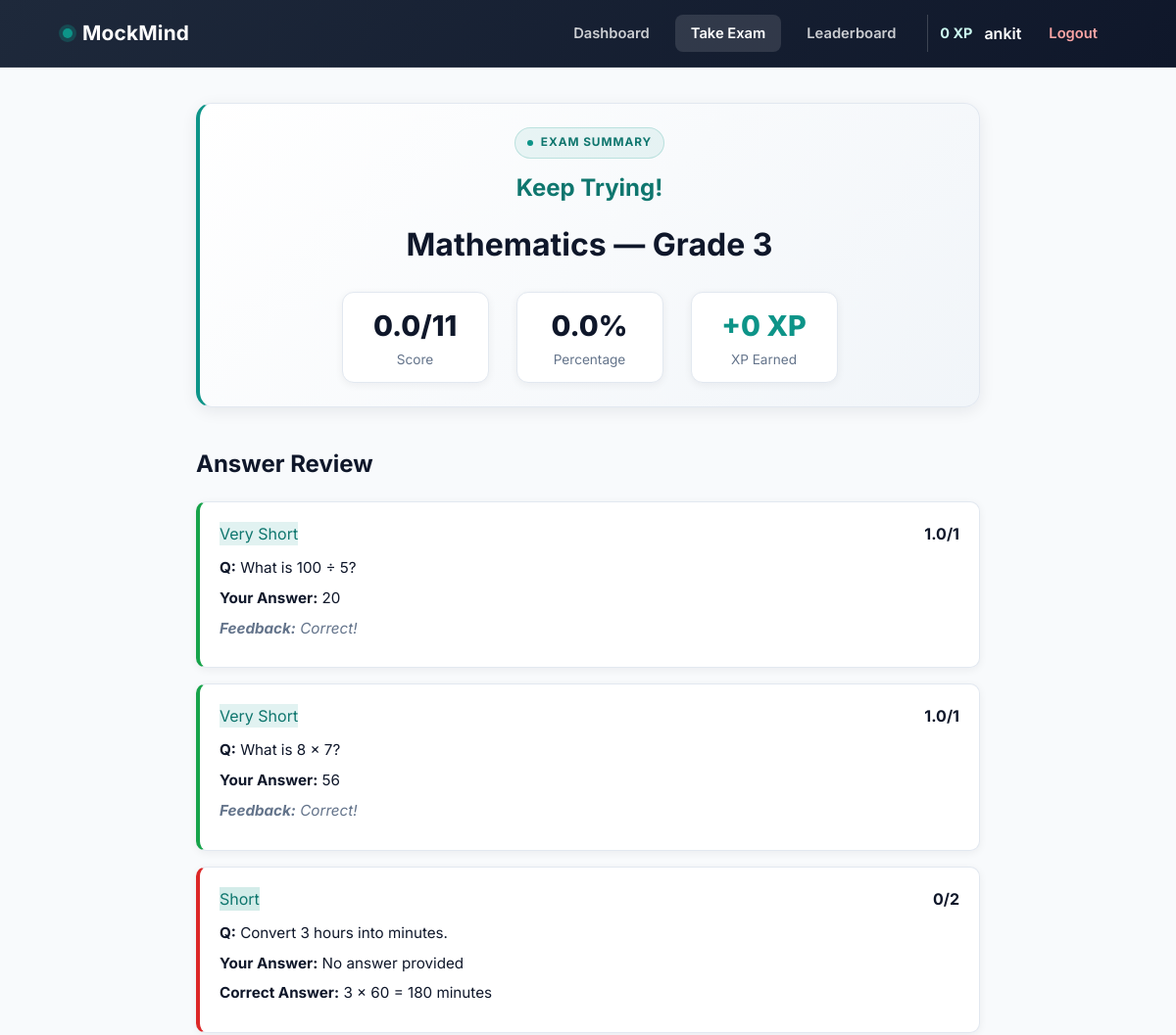
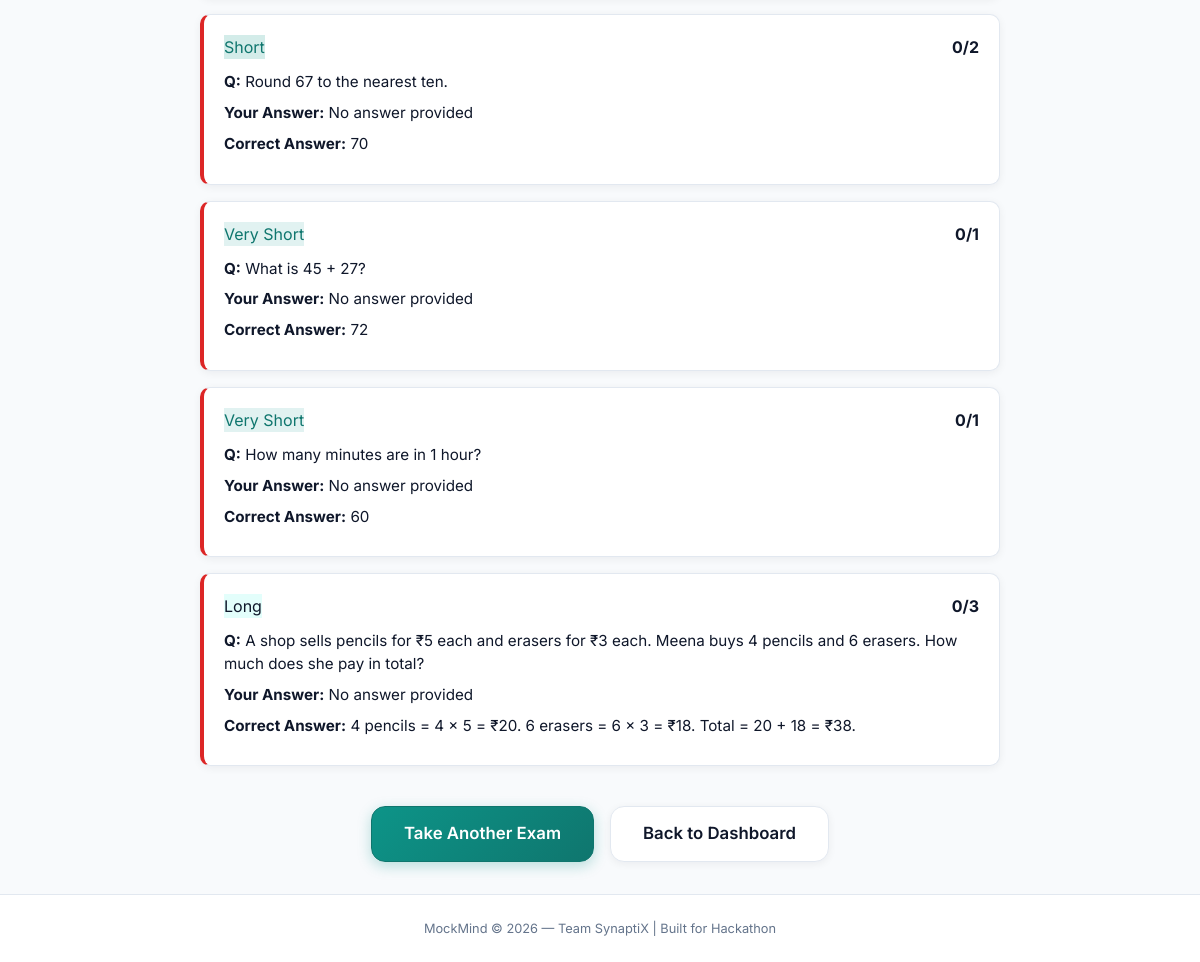
The app's page /exams/result/2 (signed in) with its own data (2 pictures, top to bottom).
### models.py (models this page shows, shortened)
class User(UserMixin, db.Model):
    id = db.Column(db.Integer, primary_key=True)
    username = db.Column(db.String(80), unique=True, nullable=False)
    email = db.Column(db.String(120), unique=True, nullable=False)
    password_hash = db.Column(db.String(256), nullable=False)
    is_admin = db.Column(db.Boolean, default=False)
    xp = db.Column(db.Integer, default=0)
    created_at = db.Column(db.DateTime, default=datetime.utcnow)
    exams = db.relationship('Exam', backref='user', lazy=True)

class Subject(db.Model):
    id = db.Column(db.Integer, primary_key=True)
    name = db.Column(db.String(100), unique=True, nullable=False)
    icon = db.Column(db.String(10), default='--')
    questions = db.relationship('Question', backref='subject', lazy=True)

class Exam(db.Model):
    id = db.Column(db.Integer, primary_key=True)
    user_id = db.Column(db.Integer, db.ForeignKey('user.id'), nullable=False)
    grade = db.Column(db.Integer, nullable=False)
    subject_id = db.Column(db.Integer, db.ForeignKey('subject.id'), nullable=False)
    started_at = db.Column(db.DateTime, default=datetime.utcnow)
    completed_at = db.Column(db.DateTime, nullable=True)
    score = db.Column(db.Float, default=0)
    total_marks = db.Column(db.Integer, default=0)
    is_completed = db.Column(db.Boolean, default=False)
    is_cancelled = db.Column(db.Boolean, default=False)
    cancelled_reason = db.Column(db.String(256), nullable=True)
    xp_earned = db.Column(db.Integer, default=0)
    answers = db.relationship('ExamAnswer', backref='exam', lazy=True)
    subject = db.relationship('Subject', backref='exams')

class ExamAnswer(db.Model):
    id = db.Column(db.Integer, primary_key=True)
    exam_id = db.Column(db.Integer, db.ForeignKey('exam.id'), nullable=False)
    question_id = db.Column(db.Integer, db.ForeignKey('question.id'), nullable=False)
    student_answer = db.Column(db.Text, default='')
    ai_score = db.Column(db.Float, nullable=True)
    ai_feedback = db.Column(db.Text, nullable=True)
    question = db.relationship('Question', backref='exam_answers')

class Question(db.Model):
    id = db.Column(db.Integer, primary_key=True)
    grade = db.Column(db.Integer, nullable=False)
    subject_id = db.Column(db.Integer, db.ForeignKey('subject.id'), nullable=False)
    question_type = db.Column(db.String(20), nullable=False)  # very_short, short, long
    question_text = db.Column(db.Text, nullable=False)
    correct_answer = db.Column(db.Text, nullable=False)
    marks = db.Column(db.Integer, default=1)

### routes/exam.py (the view)
@exam.route('/exams/result/<int:exam_id>')
@login_required
def result(exam_id):
    exam_obj = Exam.query.get_or_404(exam_id)
    if exam_obj.user_id != current_user.id:
        flash('Access denied.', 'danger')
        return redirect(url_for('exam.select'))
    answers = ExamAnswer.query.filter_by(exam_id=exam_id).all()
    subject = db.session.get(Subject, exam_obj.subject_id)
    return render_template('exam/result.html', exam=exam_obj, answers=answers, subject=subject)

### models.py (called while the page is built)
@login_manager.user_loader
def load_user(user_id):
    return User.query.get(int(user_id))

### templates/exam/result.html (shortened to what this page needs)
{% extends "base.html" %}
{% block content %}
<div class="result-container">
    <div class="result-header">
        <span class="page-kicker">Exam Summary</span>
        <div class="result-badge">
            {% if exam.score / exam.total_marks >= 0.8 %}
                <span class="badge-text">Excellent!</span>
            {% elif exam.score / exam.total_marks >= 0.5 %}
                <span class="badge-text">Good Job!</span>
            {% else %}
                <span class="badge-text">Keep Trying!</span>
            {% endif %}
        </div>
        <h1>{{ subject.name }} — Grade {{ exam.grade }}</h1>
        <div class="result-stats">
            <div class="result-stat">
                <span class="result-stat-value">{{ exam.score|round(1) }}/{{ exam.total_marks }}</span>
                <span class="result-stat-label">Score</span>
            </div>
            <div class="result-stat">
                <span class="result-stat-value">{% if exam.total_marks > 0 %}{{ ((exam.score / exam.total_marks) * 100)|round(1) }}%{% else %}0%{% endif %}</span>
                <span class="result-stat-label">Percentage</span>
            </div>
            <div class="result-stat result-xp">
                <span class="result-stat-value">+{{ exam.xp_earned }} XP</span>
                <span class="result-stat-label">XP Earned</span>
            </div>
        </div>
    </div>
    <div class="answers-review">
        <h2>Answer Review</h2>
        {% for answer in answers %}
            <div class="answer-card {% if answer.ai_score and answer.ai_score >= answer.question.marks * 0.8 %}answer-correct{% elif answer.ai_score and answer.ai_score > 0 %}answer-partial{% else %}answer-wrong{% endif %}">
                <div class="answer-header">
                    <span class="answer-type type-{{ answer.question.question_type }}">{{ answer.question.question_type.replace('_', ' ').title() }}</span>
                    <span class="answer-score">{{ (answer.ai_score or 0)|round(1) }}/{{ answer.question.marks }}</span>
                </div>
                <p class="answer-question"><strong>Q:</strong> {{ answer.question.question_text }}</p>
                <p class="answer-student"><strong>Your Answer:</strong> {{ answer.student_answer or 'No answer provided' }}</p>
                {% if not answer.ai_score or answer.ai_score < answer.question.marks %}
                    <p class="answer-correct-text"><strong>Correct Answer:</strong> {{ answer.question.correct_answer }}</p>
                {% endif %}
                {% if answer.ai_feedback %}
                    <p class="answer-feedback"><strong>Feedback:</strong> {{ answer.ai_feedback }}</p>
                {% endif %}
            </div>
        {% endfor %}
    </div>
    <div class="result-actions">
        <a href="{{ url_for('exam.select') }}" class="btn btn-primary btn-lg">Take Another Exam</a>
        <a href="{{ url_for('dashboard.index') }}" class="btn btn-secondary btn-lg">Back to Dashboard</a>
    </div>
</div>
{% endblock %}

### templates/base.html (shortened to what this page needs)
<!DOCTYPE html>
<html lang="en">
<head>
    <link rel="stylesheet" href="{{ url_for('static', filename='css/style.css') }}">
</head>
<body>
    <nav class="navbar" id="siteNavbar">
        <div class="nav-container">
            <a href="{{ url_for('dashboard.index') }}" class="nav-logo">
                <span class="logo-dot"></span>
                <span>MockMind</span>
            </a>
            <div class="nav-links" id="navLinks">
                {% if current_user.is_authenticated %}
                    <a href="{{ url_for('dashboard.index') }}" class="nav-link {% if request.endpoint == 'dashboard.index' %}active{% endif %}">Dashboard</a>
                    <a href="{{ url_for('exam.select') }}" class="nav-link {% if request.endpoint and request.endpoint.startswith('exam.') %}active{% endif %}">Take Exam</a>
                    <a href="{{ url_for('leaderboard.index') }}" class="nav-link {% if request.endpoint and request.endpoint.startswith('leaderboard.') %}active{% endif %}">Leaderboard</a>
                    <div class="nav-user">
                        <span class="nav-xp">{{ current_user.xp }} XP</span>
                        <span class="nav-username">{{ current_user.username }}</span>
                        <a href="{{ url_for('auth.logout') }}" class="nav-link btn-logout">Logout</a>
                    </div>
                {% else %}
                    <a href="{{ url_for('auth.login') }}" class="nav-link {% if request.endpoint == 'auth.login' %}active{% endif %}">Login</a>
                    <a href="{{ url_for('auth.signup') }}" class="nav-link btn-primary {% if request.endpoint == 'auth.signup' %}active{% endif %}">Sign Up</a>
                {% endif %}
            </div>
        </div>
    </nav>
    <main class="main-content">
        {% block content %}{% endblock %}
    </main>
    <footer class="footer">
        <p>MockMind © 2026 — Team SynaptiX | Built for Hackathon</p>
    </footer>
</body>
</html>

### records on screen
User: xp "0", username "ankit"
Subject: name "Mathematics"
Exam: grade "3", score "0.0", total_marks "11", ((exam.score/exam.total_marks)*100)|round(1) "0.0", xp_earned "0"
ExamAnswer: question.question_type.replace "Very Short", ai_score "1.0", question.marks "1", question.question_text "What is 100 ÷ 5?", student_answer "20", ai_feedback "Correct!"
ExamAnswer: question.question_type.replace "Very Short", ai_score "1.0", question.marks "1", question.question_text "What is 8 × 7?", student_answer "56", ai_feedback "Correct!"
ExamAnswer: question.question_type.replace "Short", ai_score "0", question.marks "2", question.question_text "Convert 3 hours into minutes.", student_answer "No answer provided", question.correct_answer "3 × 60 = 180 minutes"
ExamAnswer: question.question_type.replace "Short", ai_score "0", question.marks "2", question.question_text "Round 67 to the nearest ten.", student_answer "No answer provided", question.correct_answer "70"
ExamAnswer: question.question_type.replace "Very Short", ai_score "0", question.marks "1", question.question_text "What is 45 + 27?", student_answer "No answer provided", question.correct_answer "72"
ExamAnswer: question.question_type.replace "Very Short", ai_score "0", question.marks "1", question.question_text "How many minutes are in 1 hour?", student_answer "No answer provided", question.correct_answer "60"
ExamAnswer: question.question_type.replace "Long", ai_score "0", question.marks "3", question.question_text "A shop sells pencils for ₹5 each and erasers for ₹3 each. Meena buys 4 pencils and 6 erasers. How much does she pay in total?", student_answer "No answer provided", question.correct_answer "4 pencils = 4 × 5 = ₹20. 6 erasers = 6 × 3 = ₹18. Total = 20 + 18 = ₹38."
